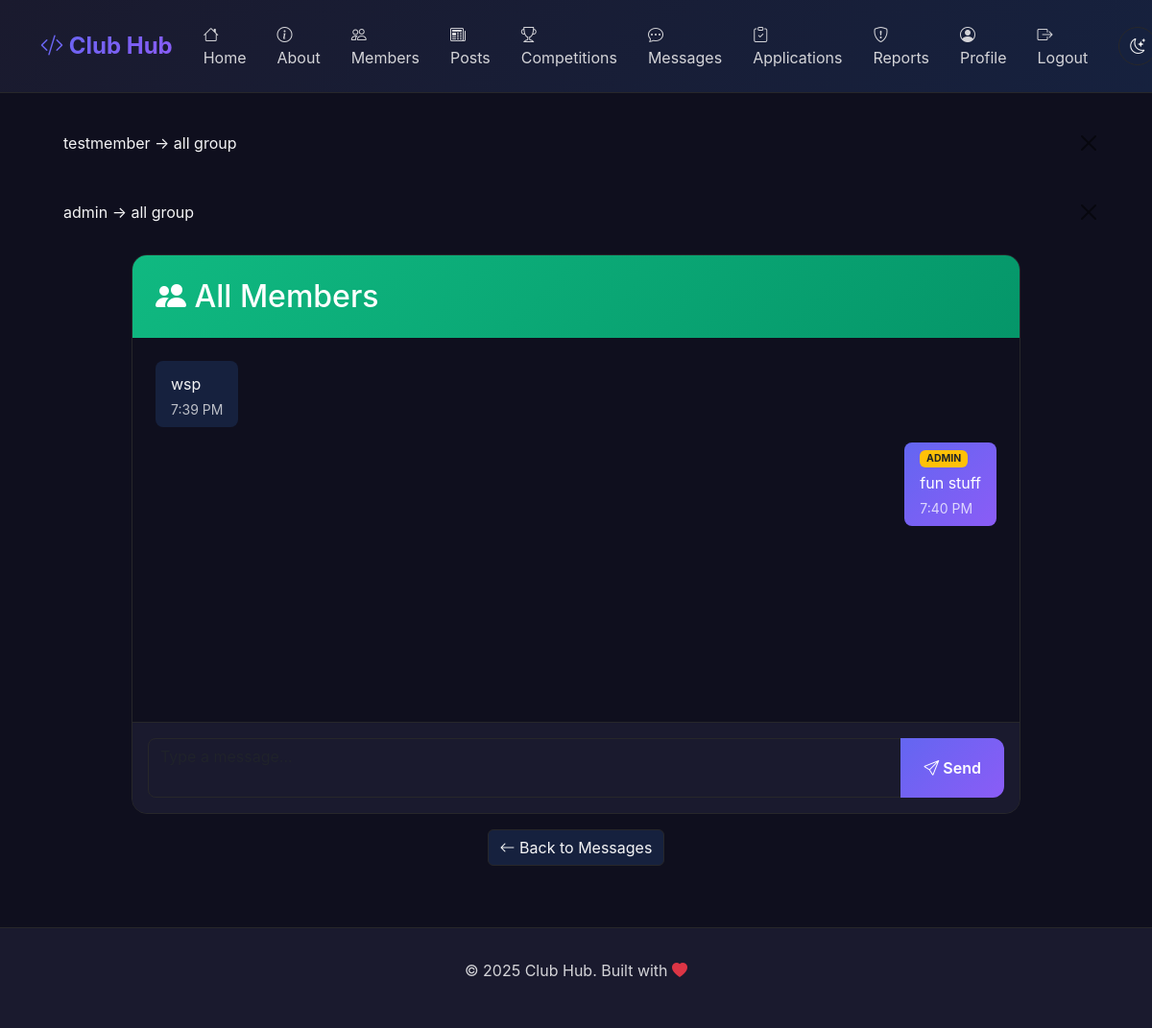
The app's page /messages/group/all/ (signed in) with its own data.
### messaging/models.py (models this page shows)
class Message(models.Model):
    conversation = models.ForeignKey(
        Conversation,
        on_delete=models.CASCADE,
        related_name='messages',
        null=True,
        blank=True
    )
    sender = models.ForeignKey(
        settings.AUTH_USER_MODEL,
        on_delete=models.CASCADE,
        related_name='sent_messages'
    )
    receiver = models.ForeignKey(
        settings.AUTH_USER_MODEL,
        on_delete=models.CASCADE,
        related_name='received_messages',
        null=True,
        blank=True
    )
    content = models.TextField()
    is_read = models.BooleanField(default=False)
    created_at = models.DateTimeField(auto_now_add=True)
    is_group_message = models.BooleanField(default=False)
    group_type = models.CharField(
        max_length=20,
        choices=[('all', 'All Members'), ('admin', 'Admins Only')],
        null=True,
        blank=True
    )
    class Meta:
        ordering = ['created_at']
    def __str__(self):
        if self.is_group_message:
            return f"{self.sender.username} → {self.group_type} group"
        return f"{self.sender.username} → {self.receiver.username}"

### accounts/models.py (models this page shows, shortened)
class User(AbstractUser):
    ROLE_CHOICES = [
        ('admin', 'Admin'),
        ('member', 'Member'),
    ]
    role = models.CharField(
        max_length=10,
        choices=ROLE_CHOICES,
        default='member',
        help_text="User role: Admin (full access) or Member (limited access)"
    )
    email = models.EmailField(
        unique=True,
        help_text="Must be unique across all users"
    )
    class Meta:
        ordering = ['-date_joined']
        verbose_name = 'User'
        verbose_name_plural = 'Users'
    @property
    def is_admin(self):
        return self.role == 'admin'

### messaging/views.py (the view)
# urls.py: path('group/<str:group_type>/', views.group_chat, name='group_chat'),
@login_required
def group_chat(request, group_type):
    if group_type not in ['all', 'admin']:
        django_messages.error(request, 'Invalid group type.')
        return redirect('messaging:inbox')
    if group_type == 'admin' and not request.user.is_admin:
        django_messages.error(request, 'You do not have access to admin chat.')
        return redirect('messaging:inbox')
    group_messages = Message.objects.filter(
        is_group_message=True,
        group_type=group_type
    ).select_related('sender').order_by('created_at')
    context = {
        'group_type': group_type,
        'group_name': 'All Members' if group_type == 'all' else 'Admins Only',
        'messages': group_messages,
    }
    return render(request, 'messaging/group_chat.html', context)

### messaging/templates/messaging/group_chat.html (shortened to what this page needs)
{% extends 'base.html' %}
{% block content %}
<div class="row justify-content-center">
    <div class="col-lg-10">
        <div class="card-custom p-0 overflow-hidden">
            <div class="p-4" style="background: {% if group_type == 'admin' %}linear-gradient(135deg, #ef4444, #dc2626){% else %}linear-gradient(135deg, #10b981, #059669){% endif %}; color: white;">
                <h2 class="mb-0">
                    <i class="bi bi-{% if group_type == 'admin' %}shield-fill-check{% else %}people-fill{% endif %}"></i>
                    {{ group_name }}
                </h2>
            </div>
            <div id="group-messages" class="p-4" style="background: var(--bg-primary); min-height: 400px; max-height: 500px; overflow-y: auto;">
                {% for msg in messages %}
                    <div class="d-flex mb-3 {% if msg.sender == user %}justify-content-end{% endif %}">
                        <div style="max-width: 70%;">
                            <div class="px-3 py-2 rounded-3"
                                 style="background: {% if msg.sender == user %}linear-gradient(135deg, #6366f1, #8b5cf6){% else %}var(--bg-tertiary){% endif %};
                                        color: {% if msg.sender == user %}white{% else %}var(--text-primary){% endif %};">
                                <div class="small fw-bold mb-1 d-flex align-items-center gap-2">
                                    {% if msg.sender.is_admin %}
                                        <span class="badge bg-warning text-dark">ADMIN</span>
                                    {% endif %}
                                </div>
                                <div style="white-space: pre-wrap;">{{ msg.content }}</div>
                                <div class="small opacity-75 mt-1">{{ msg.created_at|date:"g:i A" }}</div>
                            </div>
                        </div>
                    </div>
                {% endfor %}
            </div>
            <form method="post" action="{% url 'messaging:send_group' group_type %}" class="p-3 border-top" style="background: var(--bg-secondary); border-color: var(--border-color) !important;">
                <div class="input-group">
                    <textarea name="content" rows="2" placeholder="Type a message..."
                              class="form-control" required style="resize: none;"></textarea>
                    <button type="submit" class="btn btn-primary">
                        <i class="bi bi-send"></i> Send
                    </button>
                </div>
            </form>
        </div>
        <div class="text-center mt-3">
            <a href="{% url 'messaging:inbox' %}" class="btn btn-secondary">
                <i class="bi bi-arrow-left"></i> Back to Messages
            </a>
        </div>
    </div>
</div>
{% endblock %}

### templates/base.html (shortened to what this page needs)
<!DOCTYPE html>
<html lang="en" data-theme="dark">
<head>
    <link href="https://cdn.jsdelivr.net/npm/bootstrap@5.3.2/dist/css/bootstrap.min.css" rel="stylesheet">
    <link rel="stylesheet" href="https://cdn.jsdelivr.net/npm/bootstrap-icons@1.11.3/font/bootstrap-icons.min.css">
</head>
<body>
    <nav class="navbar navbar-expand-lg navbar-custom sticky-top">
        <div class="container">
            <a class="navbar-brand" href="{% url 'core:home' %}">
                <i class="bi bi-code-slash"></i> Club Hub
            </a>
            <div class="collapse navbar-collapse" id="navbarNav">
                <ul class="navbar-nav ms-auto align-items-center">
                    <li class="nav-item"><a class="nav-link" href="{% url 'core:home' %}"><i class="bi bi-house"></i> Home</a></li>
                    <li class="nav-item"><a class="nav-link" href="{% url 'core:about' %}"><i class="bi bi-info-circle"></i> About</a></li>
                    {% if user.is_authenticated %}
                        <li class="nav-item"><a class="nav-link" href="{% url 'accounts:members' %}"><i class="bi bi-people"></i> Members</a></li>
                        <li class="nav-item"><a class="nav-link" href="{% url 'posts:list' %}"><i class="bi bi-newspaper"></i> Posts</a></li>
                        <li class="nav-item"><a class="nav-link" href="{% url 'competitions:list' %}"><i class="bi bi-trophy"></i> Competitions</a></li>
                        <li class="nav-item">
                            <a class="nav-link" href="{% url 'messaging:inbox' %}">
                                <i class="bi bi-chat-dots"></i> Messages
                            </a>
                        </li>
                        {% if user.is_admin %}
                            <li class="nav-item"><a class="nav-link" href="{% url 'applications:dashboard' %}"><i class="bi bi-clipboard-check"></i> Applications</a></li>
                            <li class="nav-item"><a class="nav-link" href="{% url 'moderation:reports_dashboard' %}"><i class="bi bi-shield-exclamation"></i> Reports</a></li>
                        {% endif %}
                        <li class="nav-item"><a class="nav-link" href="{% url 'accounts:profile' %}"><i class="bi bi-person-circle"></i> Profile</a></li>
                        <li class="nav-item"><a class="nav-link" href="{% url 'accounts:logout' %}"><i class="bi bi-box-arrow-right"></i> Logout</a></li>
                    {% else %}
                        <li class="nav-item"><a class="nav-link" href="{% url 'applications:apply' %}"><i class="bi bi-file-earmark-text"></i> Apply</a></li>
                        <li class="nav-item"><a class="nav-link" href="{% url 'accounts:login' %}"><i class="bi bi-box-arrow-in-right"></i> Login</a></li>
                    {% endif %}
                    <li class="nav-item ms-3">
                        <button class="theme-toggle" onclick="toggleTheme()">
                            <i class="bi bi-moon-stars" id="theme-icon"></i>
                        </button>
                    </li>
                </ul>
            </div>
        </div>
    </nav>
    <div class="container my-4">
        {% if messages %}
            {% for message in messages %}
                <div class="alert alert-{{ message.tags }} alert-dismissible fade show">
                    {{ message }}
                    <button type="button" class="btn-close" data-bs-dismiss="alert"></button>
                </div>
            {% endfor %}
        {% endif %}
        {% block content %}{% endblock %}
    </div>
    <footer>
        <div class="container">
            <p>&copy; 2025 Club Hub. Built with <i class="bi bi-heart-fill text-danger"></i></p>
        </div>
    </footer>
</body>
</html>

### templates/base.html (style rules this page uses)
:root[data-theme="dark"] { --bg-primary: #0f0f1e; --bg-secondary: #1a1a2e; --bg-tertiary: #16213e; --text-primary: #f4f4f5; --text-secondary: #d4d4d8; --text-muted: #a1a1aa; --accent-primary: #6366f1; --accent-secondary: #8b5cf6; --border-color: #27272a; --success: #10b981; --warning: #f59e0b; --danger: #ef4444; --input-bg: #1a1a2e; --input-text: #f4f4f5; }
* { margin: 0; padding: 0; box-sizing: border-box; }
body { background: var(--bg-primary); color: var(--text-primary); font-family: 'Inter', -apple-system, BlinkMacSystemFont, 'Segoe UI', sans-serif; min-height: 100vh; transition: background 0.3s, color 0.3s; }
.navbar-custom { background: linear-gradient(135deg, var(--bg-secondary) 0%, var(--bg-tertiary) 100%); backdrop-filter: blur(10px); border-bottom: 1px solid var(--border-color); padding: 1rem 0; }
.navbar-brand { background: linear-gradient(135deg, var(--accent-primary), var(--accent-secondary)); -webkit-background-clip: text; -webkit-text-fill-color: transparent; font-weight: 700; font-size: 1.5rem; }
.nav-link { color: var(--text-secondary) !important; transition: color 0.3s; margin: 0 0.5rem; }
.theme-toggle { background: var(--bg-tertiary); border: 1px solid var(--border-color); color: var(--text-primary); border-radius: 50%; width: 40px; height: 40px; display: flex; align-items: center; justify-content: center; cursor: pointer; transition: all 0.3s; }
.btn-primary { background: linear-gradient(135deg, var(--accent-primary), var(--accent-secondary)); border: none; padding: 0.75rem 1.5rem; border-radius: 12px; font-weight: 600; transition: transform 0.3s, box-shadow 0.3s; color: white !important; }
.btn-secondary, .btn-outline-secondary { background: var(--bg-tertiary); border: 1px solid var(--border-color); color: var(--text-primary) !important; }
.form-control, .form-select, textarea { background: var(--input-bg) !important; border: 1px solid var(--border-color) !important; color: var(--input-text) !important; border-radius: 8px; }
.card-custom { background: var(--bg-secondary); border: 1px solid var(--border-color); border-radius: 16px; padding: 2rem; transition: transform 0.3s, box-shadow 0.3s; }
.alert { border-radius: 12px; border: none; padding: 1rem 1.5rem; }
footer { background: var(--bg-secondary); border-top: 1px solid var(--border-color); padding: 2rem 0; margin-top: 4rem; text-align: center; color: var(--text-secondary); }

### records on screen
Message: is_group_message+sender+group_type "testmember → all group", content "wsp", created_at "7:39 PM"
Message: is_group_message+sender+group_type "admin → all group", shows "ADMIN", content "fun stuff", created_at "7:40 PM"

### other values on screen
{{ group_name }} "All Members"
